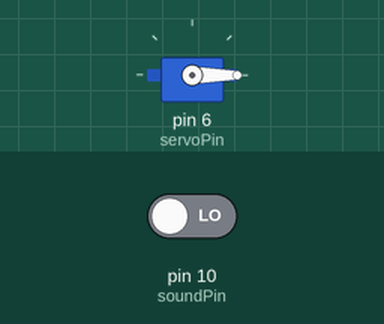
Simulated run of this sketch. Board: Arduino Uno, built with avr-gcc and run on an emulated ATmega328P. Shown: servo. Inputs (shaded band) come from the test bench; at power-on: pin 10 (soundPin) LOW. What the sketch prints to the serial monitor is not drawn.

Above: at 1.2 s.
1.3 s: pin 10 (soundPin) driven HIGH
At 1.9 s:
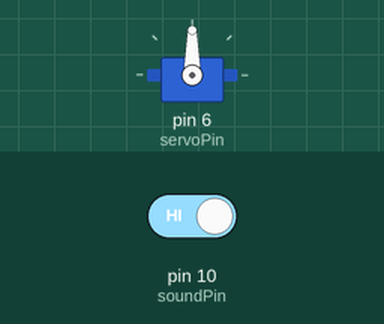
2.8 s: pin 10 (soundPin) driven LOW
At 5.4 s:
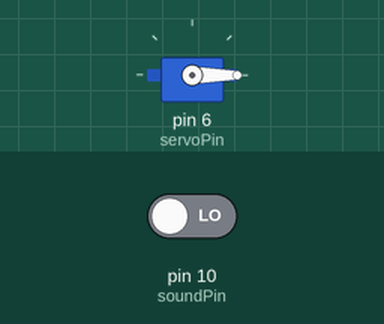
Timing chart, 0 to 6.9 s (numbered marks = the images above; inputs shaded):
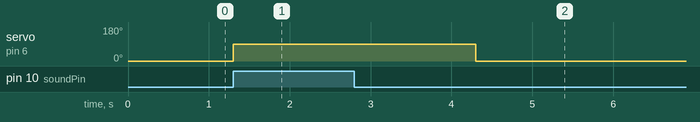

Measured:
- after the input at 1.3 s, servo on pin 6 (servoPin): 0° → 90° at once
- after the input at 2.8 s, servo on pin 6 (servoPin): goes on until 4.3 s, then stays 0°

The sketch:

sound_servo.ino
```cpp
#include <Servo.h>

const int soundPin  = 10;
const int servoPin  = 6;

const int openAngle  = 90;
const int closedAngle = 0;
const int holdTime   = 3000;

Servo myServo;

void setup() {
  pinMode(soundPin, INPUT);
  myServo.attach(servoPin);
  myServo.write(closedAngle);
  Serial.begin(9600);
}

void loop() {
  if (digitalRead(soundPin) == HIGH) {
    Serial.println("Sound detected — servo moving!");
    myServo.write(openAngle);
    delay(holdTime);
    myServo.write(closedAngle);
  }
  delay(100);
}
```
